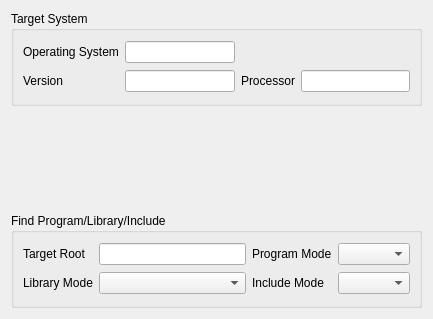
<ui version="4.0" >
 <class>CrossCompiler</class>
 <widget class="QWidget" name="CrossCompiler" >
  <property name="geometry" >
   <rect>
    <x>0</x>
    <y>0</y>
    <width>433</width>
    <height>319</height>
   </rect>
  </property>
  <property name="windowTitle" >
   <string>CrossCompiler</string>
  </property>
  <layout class="QGridLayout" >
   <item row="0" column="0" >
    <widget class="QGroupBox" name="groupBox" >
     <property name="sizePolicy" >
      <sizepolicy vsizetype="Preferred" hsizetype="Preferred" >
       <horstretch>0</horstretch>
       <verstretch>0</verstretch>
      </sizepolicy>
     </property>
     <property name="title" >
      <string>Target System</string>
     </property>
     <layout class="QGridLayout" >
      <item row="0" column="0" >
       <widget class="QLabel" name="label_6" >
        <property name="sizePolicy" >
         <sizepolicy vsizetype="Fixed" hsizetype="Preferred" >
          <horstretch>0</horstretch>
          <verstretch>0</verstretch>
         </sizepolicy>
        </property>
        <property name="text" >
         <string>Operating System</string>
        </property>
       </widget>
      </item>
      <item row="0" column="1" >
       <widget class="QCMakeFilePathEditor" name="systemName" />
      </item>
      <item row="0" column="2" colspan="2" >
       <spacer>
        <property name="orientation" >
         <enum>Qt::Horizontal</enum>
        </property>
        <property name="sizeHint" >
         <size>
          <width>40</width>
          <height>20</height>
         </size>
        </property>
       </spacer>
      </item>
      <item row="1" column="0" >
       <widget class="QLabel" name="label_10" >
        <property name="sizePolicy" >
         <sizepolicy vsizetype="Fixed" hsizetype="Preferred" >
          <horstretch>0</horstretch>
          <verstretch>0</verstretch>
         </sizepolicy>
        </property>
        <property name="text" >
         <string>Version</string>
        </property>
        <property name="wordWrap" >
         <bool>true</bool>
        </property>
       </widget>
      </item>
      <item row="1" column="1" >
       <widget class="QLineEdit" name="systemVersion" />
      </item>
      <item row="1" column="2" >
       <widget class="QLabel" name="label_11" >
        <property name="sizePolicy" >
         <sizepolicy vsizetype="Fixed" hsizetype="Preferred" >
          <horstretch>0</horstretch>
          <verstretch>0</verstretch>
         </sizepolicy>
        </property>
        <property name="text" >
         <string>Processor</string>
        </property>
        <property name="wordWrap" >
         <bool>true</bool>
        </property>
       </widget>
      </item>
      <item row="1" column="3" >
       <widget class="QLineEdit" name="systemProcessor" />
      </item>
     </layout>
    </widget>
   </item>
   <item row="2" column="0" >
    <widget class="QGroupBox" name="groupBox_2" >
     <property name="sizePolicy" >
      <sizepolicy vsizetype="Preferred" hsizetype="Preferred" >
       <horstretch>0</horstretch>
       <verstretch>0</verstretch>
      </sizepolicy>
     </property>
     <property name="title" >
      <string>Find Program/Library/Include</string>
     </property>
     <layout class="QGridLayout" >
      <item row="0" column="0" >
       <widget class="QLabel" name="label_9" >
        <property name="sizePolicy" >
         <sizepolicy vsizetype="Fixed" hsizetype="Preferred" >
          <horstretch>0</horstretch>
          <verstretch>0</verstretch>
         </sizepolicy>
        </property>
        <property name="text" >
         <string>Target Root</string>
        </property>
        <property name="wordWrap" >
         <bool>true</bool>
        </property>
       </widget>
      </item>
      <item row="0" column="1" >
       <widget class="QCMakePathEditor" name="crossFindRoot" />
      </item>
      <item row="0" column="2" >
       <widget class="QLabel" name="label_12" >
        <property name="sizePolicy" >
         <sizepolicy vsizetype="Fixed" hsizetype="Preferred" >
          <horstretch>0</horstretch>
          <verstretch>0</verstretch>
         </sizepolicy>
        </property>
        <property name="text" >
         <string>Program Mode</string>
        </property>
       </widget>
      </item>
      <item row="0" column="3" >
       <widget class="QComboBox" name="crossProgramMode" />
      </item>
      <item row="1" column="0" >
       <widget class="QLabel" name="label_13" >
        <property name="sizePolicy" >
         <sizepolicy vsizetype="Fixed" hsizetype="Preferred" >
          <horstretch>0</horstretch>
          <verstretch>0</verstretch>
         </sizepolicy>
        </property>
        <property name="text" >
         <string>Library Mode</string>
        </property>
       </widget>
      </item>
      <item row="1" column="1" >
       <widget class="QComboBox" name="crossLibraryMode" />
      </item>
      <item row="1" column="2" >
       <widget class="QLabel" name="label_14" >
        <property name="sizePolicy" >
         <sizepolicy vsizetype="Fixed" hsizetype="Preferred" >
          <horstretch>0</horstretch>
          <verstretch>0</verstretch>
         </sizepolicy>
        </property>
        <property name="text" >
         <string>Include Mode</string>
        </property>
       </widget>
      </item>
      <item row="1" column="3" >
       <widget class="QComboBox" name="crossIncludeMode" />
      </item>
     </layout>
    </widget>
   </item>
   <item row="1" column="0" >
    <widget class="Compilers" native="1" name="CrossCompilers" >
     <property name="focusPolicy" >
      <enum>Qt::TabFocus</enum>
     </property>
    </widget>
   </item>
  </layout>
 </widget>
 <customwidgets>
  <customwidget>
   <class>QCMakePathEditor</class>
   <extends>QLineEdit</extends>
   <header>QCMakeWidgets.h</header>
  </customwidget>
  <customwidget>
   <class>Compilers</class>
   <extends>QWidget</extends>
   <header>Compilers.h</header>
   <container>1</container>
  </customwidget>
  <customwidget>
   <class>QCMakeFilePathEditor</class>
   <extends>QLineEdit</extends>
   <header>QCMakeWidgets.h</header>
  </customwidget>
 </customwidgets>
 <tabstops>
  <tabstop>systemVersion</tabstop>
  <tabstop>systemProcessor</tabstop>
  <tabstop>CrossCompilers</tabstop>
  <tabstop>crossFindRoot</tabstop>
  <tabstop>crossProgramMode</tabstop>
  <tabstop>crossLibraryMode</tabstop>
  <tabstop>crossIncludeMode</tabstop>
 </tabstops>
 <resources/>
 <connections/>
</ui>
